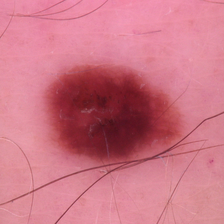
%> input picture 6.jpg, 224 x 224 px
$ octave segmentationCode.m   (GNU Octave 9; MATLAB toolbox functions it lacks are replaced by stand-ins)
%> lines starting %> are read from the running program, lines starting %| are printed output that depends on the picture; in (x1, y1, x2, y2) boxes, pixels count from 0 and x2, y2 are one past the last pixel; in counts of white or black regions, pixels touching at a corner belong together; the program's own positions count from 1
%------------------------------------------------------------------------------------------------
% Demo to illustrate simple blob detection, measurement, and filtering.
% Requires the Image Processing Toolbox (IPT) because it demonstates some functions
% supplied by that toolbox, plus it uses the "coins" demo image supplied with that toolbox.
% If you have the IPT (you can check by typing ver on the command line), you should be able to
% run this demo code simply by copying and pasting this code into a new editor window,
% and then clicking the green "run" triangle on the toolbar.
% Running time = 7.5 seconds the first run and 2.5 seconds on subsequent runs.
% A similar Mathworks demo:
% http://www.mathworks.com/products/image/demos.html?file=/products/demos/shipping/images/ipexprops.html
% Code written and posted by ImageAnalyst, July 2009.  Updated April 2015 for MATLAB release R2015a
%------------------------------------------------------------------------------------------------
% function BlobsDemo()
% echo on;
% Startup code.
tic; % Start timer.
clc; % Clear command window.
clearvars; % Get rid of variables from prior run of this m-file.
fprintf('Running BlobsDemo.m...\n'); % Message sent to command window.
workspace; % Make sure the workspace panel with all the variables is showing.
imtool close all;  % Close all imtool figures.
format long g;
format compact;
captionFontSize = 14;
% Check that user has the Image Processing Toolbox installed.
hasIPT = license('test', 'image_toolbox');
if ~hasIPT
	% User does not have the toolbox installed.
	message = sprintf('Sorry, but you do not seem to have the Image Processing Toolbox.\nDo you want to try to continue anyway?');
	reply = questdlg(message, 'Toolbox missing', 'Yes', 'No', 'Yes');
%> the answer given: Yes
	if strcmpi(reply, 'No')
		% User said No, so exit.
		return;
	end
end
% Read in a standard MATLAB demo image of coins (US nickles and dimes, which are 5 cent and 10 cent coins)
baseFileName = '6.jpg';
folder = fileparts(which(baseFileName)); % Determine where demo folder is (works with all versions).
fullFileName = fullfile(folder, baseFileName);
if ~exist(fullFileName, 'file')
	% It doesn't exist in the current folder.
	% Look on the search path.
	if ~exist(baseFileName, 'file')
		% It doesn't exist on the search path either.
		% Alert user that we can't find the image.
		warningMessage = sprintf('Error: the input image file\n%s\nwas not found.\nClick OK to exit the demo.', fullFileName);
		uiwait(warndlg(warningMessage));
		fprintf(1, 'Finished running BlobsDemo.m.\n');
		return;
	end
	% Found it on the search path.  Construct the file name.
	fullFileName = baseFileName; % Note: don't prepend the folder.
end
% If we get here, we should have found the image file.
originalImage = imread(fullFileName);
%> originalImage is the input picture: size 224x224x3 uint8; mean R, G, B 205.1, 117.9, 133.7
% Check to make sure that it is grayscale, just in case the user substituted their own image.
[rows, columns, numberOfColorChannels] = size(originalImage);
%> rows = 224; columns = 224; numberOfColorChannels = 3
if numberOfColorChannels > 1
	promptMessage = sprintf('Your image file has %d color channels.\nThis demo was designed for grayscale images.\nDo you want me to convert it to grayscale for you so you can continue?', numberOfColorChannels);
	button = questdlg(promptMessage, 'Continue', 'Convert and Continue', 'Cancel', 'Convert and Continue');
%> the answer given: Convert and Continue
%> button = 'Convert and Continue'
	if strcmp(button, 'Cancel')
		fprintf(1, 'Finished running BlobsDemo.m.\n');
		return;
	end
	% Do the conversion using standard book formula
	originalImage = rgb2gray(originalImage);
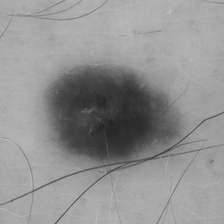
%> originalImage: size 224x224 uint8; min 34, max 192, mean 145.8
end
% Display the grayscale image.
subplot(3, 3, 1);
imshow(originalImage);
% Maximize the figure window.
set(gcf, 'units','normalized','outerposition',[0 0 1 1]);
% Force it to display RIGHT NOW (otherwise it might not display until it's all done, unless you've stopped at a breakpoint.)
drawnow;
caption = sprintf('Original "coins" image showing\n6 nickels (the larger coins) and 4 dimes (the smaller coins).');
title(caption, 'FontSize', captionFontSize);
axis image; % Make sure image is not artificially stretched because of screen's aspect ratio.
% Just for fun, let's get its histogram and display it.
[pixelCount, grayLevels] = imhist(originalImage);
%> pixelCount = 256 values, max 2509 at index 171, min 0 at index 1, mean 196; grayLevels = 256 values from 0 to 255
subplot(3, 3, 2);
bar(pixelCount);
title('Histogram of original image', 'FontSize', captionFontSize);
xlim([0 grayLevels(end)]); % Scale x axis manually.
grid on;
% Threshold the image to get a binary image (only 0's and 1's) of class "logical."
% Method #1: using im2bw()
%   normalizedThresholdValue = 0.4; % In range 0 to 1.
%   thresholdValue = normalizedThresholdValue * max(max(originalImage)); % Gray Levels.
%   binaryImage = im2bw(originalImage, normalizedThresholdValue);       % One way to threshold to binary
% Method #2: using a logical operation.
thresholdValue = 100;
binaryImage = originalImage > thresholdValue; % Bright objects will be chosen if you use >.
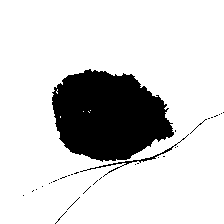
%> binaryImage: size 224x224 logical; 83% white; 33 black regions (31 under 20 px), largest, box (x1, y1, x2, y2) and area: (52, 69, 174, 162) 8181, (80, 134, 189, 177) 216
% ========== IMPORTANT OPTION ============================================================
% Use < if you want to find dark objects instead of bright objects.
%   binaryImage = originalImage < thresholdValue; % Dark objects will be chosen if you use <.
% Do a "hole fill" to get rid of any background pixels or "holes" inside the blobs.
binaryImage = imfill(binaryImage, 'holes');
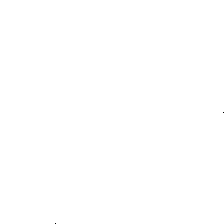
%> binaryImage: size 224x224 logical; 100% white; black in thin lines or dots, all inside (x1, y1, x2, y2) = (55, 112, 224, 224)
% Show the threshold as a vertical red bar on the histogram.
hold on;
maxYValue = ylim;
line([thresholdValue, thresholdValue], maxYValue, 'Color', 'r');
% Place a text label on the bar chart showing the threshold.
annotationText = sprintf('Thresholded at %d gray levels', thresholdValue);
% For text(), the x and y need to be of the data class "double" so let's cast both to double.
text(double(thresholdValue + 5), double(0.5 * maxYValue(2)), annotationText, 'FontSize', 10, 'Color', [0 .5 0]);
text(double(thresholdValue - 70), double(0.94 * maxYValue(2)), 'Background', 'FontSize', 10, 'Color', [0 0 .5]);
text(double(thresholdValue + 50), double(0.94 * maxYValue(2)), 'Foreground', 'FontSize', 10, 'Color', [0 0 .5]);
% Display the binary image.
subplot(3, 3, 3);
imshow(binaryImage);
title('Binary Image, obtained by thresholding', 'FontSize', captionFontSize);
% Identify individual blobs by seeing which pixels are connected to each other.
% Each group of connected pixels will be given a label, a number, to identify it and distinguish it from the other blobs.
% Do connected components labeling with either bwlabel() or bwconncomp().
labeledImage = bwlabel(binaryImage, 8);     % Label each blob so we can make measurements of it
% labeledImage is an integer-valued image where all pixels in the blobs have values of 1, or 2, or 3, or ... etc.
subplot(3, 3, 4);
imshow(labeledImage, []);  % Show the gray scale image.
title('Labeled Image, from bwlabel()', 'FontSize', captionFontSize);
% Let's assign each blob a different color to visually show the user the distinct blobs.
coloredLabels = label2rgb (labeledImage, 'hsv', 'k', 'shuffle'); % pseudo random color labels
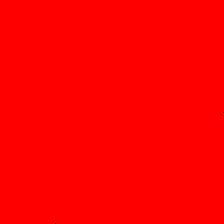
%> coloredLabels: size 224x224x3 uint8; mean R, G, B 255, 0, 0
% coloredLabels is an RGB image.  We could have applied a colormap instead (but only with R2014b and later)
subplot(3, 3, 5);
imshow(coloredLabels);
axis image; % Make sure image is not artificially stretched because of screen's aspect ratio.
caption = sprintf('Pseudo colored labels, from label2rgb().\nBlobs are numbered from top to bottom, then from left to right.');
title(caption, 'FontSize', captionFontSize);
% Get all the blob properties.  Can only pass in originalImage in version R2008a and later.
blobMeasurements = regionprops(labeledImage, originalImage, 'all');
%> blobMeasurements = 1 region; box (x1, y1, x2, y2), Area, Centroid, MajorAxisLength, MinorAxisLength and Eccentricity: (0, 0, 224, 224) 50174 [112.5 112.5] 258.7 258.6 0.00784
numberOfBlobs = size(blobMeasurements, 1);
%> numberOfBlobs = 1
% bwboundaries() returns a cell array, where each cell contains the row/column coordinates for an object in the image.
% Plot the borders of all the coins on the original grayscale image using the coordinates returned by bwboundaries.
subplot(3, 3, 6);
imshow(originalImage);
title('Outlines, from bwboundaries()', 'FontSize', captionFontSize);
axis image; % Make sure image is not artificially stretched because of screen's aspect ratio.
hold on;
boundaries = bwboundaries(binaryImage);
%> boundaries = 1 boundary; box (x1, y1, x2, y2) and points: (0, 0, 224, 224) 893
numberOfBoundaries = size(boundaries, 1);
%> numberOfBoundaries = 1
for k = 1 : numberOfBoundaries
	thisBoundary = boundaries{k};
	plot(thisBoundary(:,2), thisBoundary(:,1), 'g', 'LineWidth', 2);
end
%> this loop made 1 pass
hold off;
textFontSize = 14;	% Used to control size of "blob number" labels put atop the image.
labelShiftX = -7;	% Used to align the labels in the centers of the coins.
blobECD = zeros(1, numberOfBlobs);
% Print header line in the command window.
fprintf(1,'Blob #      Mean Intensity  Area   Perimeter    Centroid       Diameter\n');
% Loop over all blobs printing their measurements to the command window.
for k = 1 : numberOfBlobs           % Loop through all blobs.
	% Find the mean of each blob.  (R2008a has a better way where you can pass the original image
	% directly into regionprops.  The way below works for all versions including earlier versions.)
	thisBlobsPixels = blobMeasurements(k).PixelIdxList;  % Get list of pixels in current blob.
	meanGL = mean(originalImage(thisBlobsPixels)); % Find mean intensity (in original image!)
	meanGL2008a = blobMeasurements(k).MeanIntensity; % Mean again, but only for version >= R2008a

	blobArea = blobMeasurements(k).Area;		% Get area.
	blobPerimeter = blobMeasurements(k).Perimeter;		% Get perimeter.
	blobCentroid = blobMeasurements(k).Centroid;		% Get centroid one at a time
	blobECD(k) = sqrt(4 * blobArea / pi);					% Compute ECD - Equivalent Circular Diameter.
	fprintf(1,'#%2d %17.1f %11.1f %8.1f %8.1f %8.1f % 8.1f\n', k, meanGL, blobArea, blobPerimeter, blobCentroid, blobECD(k));
	% Put the "blob number" labels on the "boundaries" grayscale image.
	text(blobCentroid(1) + labelShiftX, blobCentroid(2), num2str(k), 'FontSize', textFontSize, 'FontWeight', 'Bold');
end
%> this loop made 1 pass
%> (meanGL, meanGL2008a, blobArea, blobPerimeter, blobCentroid) on pass 1: (145.8, 145.8, 50174, 875.1, [112.5 112.5])
%| # 1             145.8     50174.0    875.1    112.5    112.5    252.8
% Now, I'll show you another way to get centroids.
% We can get the centroids of ALL the blobs into 2 arrays,
% one for the centroid x values and one for the centroid y values.
allBlobCentroids = [blobMeasurements.Centroid];
%> allBlobCentroids = [112.5 112.5]
centroidsX = allBlobCentroids(1:2:end-1);
%> centroidsX = 112.5
centroidsY = allBlobCentroids(2:2:end);
%> centroidsY = 112.5
% Put the labels on the rgb labeled image also.
subplot(3, 3, 5);
for k = 1 : numberOfBlobs           % Loop through all blobs.
	text(centroidsX(k) + labelShiftX, centroidsY(k), num2str(k), 'FontSize', textFontSize, 'FontWeight', 'Bold');
end
% Now I'll demonstrate how to select certain blobs based using the ismember() function.
% Let's say that we wanted to find only those blobs
% with an intensity between 150 and 220 and an area less than 2000 pixels.
% This would give us the three brightest dimes (the smaller coin type).
allBlobIntensities = [blobMeasurements.MeanIntensity];
%> allBlobIntensities = 145.8
allBlobAreas = [blobMeasurements.Area];
%> allBlobAreas = 50174
% Get a list of the blobs that meet our criteria and we need to keep.
% These will be logical indices - lists of true or false depending on whether the feature meets the criteria or not.
% for example [1, 0, 0, 1, 1, 0, 1, .....].  Elements 1, 4, 5, 7, ... are true, others are false.
allowableIntensityIndexes = (allBlobIntensities > 150) & (allBlobIntensities < 220);
%> allowableIntensityIndexes = false
allowableAreaIndexes = allBlobAreas < 2000; % Take the small objects.
%> allowableAreaIndexes = false
% Now let's get actual indexes, rather than logical indexes, of the  features that meet the criteria.
% for example [1, 4, 5, 7, .....] to continue using the example from above.
keeperIndexes = find(allowableIntensityIndexes & allowableAreaIndexes);
%> keeperIndexes = []
% Extract only those blobs that meet our criteria, and
% eliminate those blobs that don't meet our criteria.
% Note how we use ismember() to do this.  Result will be an image - the same as labeledImage but with only the blobs listed in keeperIndexes in it.
keeperBlobsImage = ismember(labeledImage, keeperIndexes);
%> keeperBlobsImage: size 224x224 logical; every value is 0
% Re-label with only the keeper blobs kept.
labeledDimeImage = bwlabel(keeperBlobsImage, 8);     % Label each blob so we can make measurements of it
%> labeledDimeImage: size 224x224 double; every value is 0
% Now we're done.  We have a labeled image of blobs that meet our specified criteria.
subplot(3, 3, 7);
imshow(labeledDimeImage, []);
axis image;
title('"Keeper" blobs (3 brightest dimes in a re-labeled image)', 'FontSize', captionFontSize);
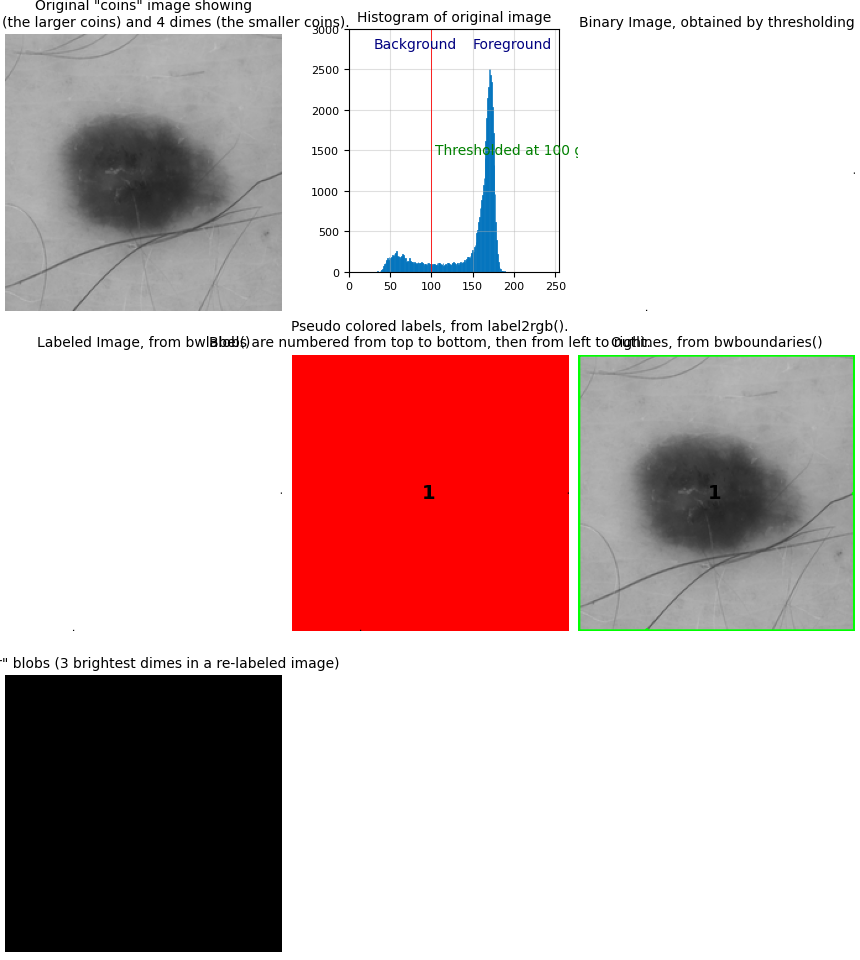
%> figure redrawn from the program's plot data, 7 panels
% Plot the centroids in the original image in the upper left.
% Dimes will have a red cross, nickels will have a blue X.
message = sprintf('Now I will plot the centroids over the original image in the upper left.\nPlease look at the upper left image.');
reply = questdlg(message, 'Plot Centroids?', 'OK', 'Cancel', 'Cancel');
%> the answer given: Cancel
% Note: reply will = '' for Upper right X, 'OK' for OK, and 'Cancel' for Cancel.
if strcmpi(reply, 'Cancel')
	return;
end
subplot(3, 3, 1);
hold on; % Don't blow away image.
for k = 1 : numberOfBlobs           % Loop through all keeper blobs.
	% Identify if blob #k is a dime or nickel.
	itsADime = allBlobAreas(k) < 2200; % Dimes are small.
	if itsADime
		% Plot dimes with a red +.
		plot(centroidsX(k), centroidsY(k), 'r+', 'MarkerSize', 10, 'LineWidth', 2);
	else
		% Plot dimes with a blue x.
		plot(centroidsX(k), centroidsY(k), 'bx', 'MarkerSize', 10, 'LineWidth', 2);
	end
end
% Now use the keeper blobs as a mask on the original image.
% This will let us display the original image in the regions of the keeper blobs.
maskedImageDime = originalImage; % Simply a copy at first.
maskedImageDime(~keeperBlobsImage) = 0;  % Set all non-keeper pixels to zero.
subplot(3, 3, 8);
imshow(maskedImageDime);
axis image;
title('Only the 3 brightest dimes from the original image', 'FontSize', captionFontSize);
% Now let's get the nickels (the larger coin type).
keeperIndexes = find(allBlobAreas > 2000);  % Take the larger objects.
% Note how we use ismember to select the blobs that meet our criteria.
nickelBinaryImage = ismember(labeledImage, keeperIndexes);
% Let's get the nickels from the original grayscale image, with the other non-nickel pixels blackened.
% In other words, we will create a "masked" image.
maskedImageNickel = originalImage; % Simply a copy at first.
maskedImageNickel(~nickelBinaryImage) = 0;  % Set all non-nickel pixels to zero.
subplot(3, 3, 9);
imshow(maskedImageNickel, []);
axis image;
title('Only the nickels from the original image', 'FontSize', captionFontSize);
elapsedTime = toc;
% Alert user that the demo is done and give them the option to save an image.
message = sprintf('Done making measurements of the features.\n\nElapsed time = %.2f seconds.', elapsedTime);
message = sprintf('%s\n\nCheck out the figure window for the images.\nCheck out the command window for the numerical results.', message);
message = sprintf('%s\n\nDo you want to save the pseudo-colored image?', message);
reply = questdlg(message, 'Save image?', 'Yes', 'No', 'No');
% Note: reply will = '' for Upper right X, 'Yes' for Yes, and 'No' for No.
if strcmpi(reply, 'Yes')
	% Ask user for a filename.
	FilterSpec = {'*.PNG', 'PNG Images (*.png)'; '*.tif', 'TIFF images (*.tif)'; '*.*', 'All Files (*.*)'};
	DialogTitle = 'Save image file name';
	% Get the default filename.  Make sure it's in the folder where this m-file lives.
	% (If they run this file but the cd is another folder then pwd will show that folder, not this one.
	thisFile = mfilename('fullpath');
	[thisFolder, baseFileName, ext] = fileparts(thisFile);
	DefaultName = sprintf('%s/%s.tif', thisFolder, baseFileName);
	[fileName, specifiedFolder] = uiputfile(FilterSpec, DialogTitle, DefaultName);
	if fileName ~= 0
		% Parse what they actually specified.
		[folder, baseFileName, ext] = fileparts(fileName);
		% Create the full filename, making sure it has a tif filename.
		fullImageFileName = fullfile(specifiedFolder, [baseFileName '.tif']);
		% Save the labeled image as a tif image.
		imwrite(uint8(coloredLabels), fullImageFileName);
		% Just for fun, read image back into the imtool utility to demonstrate that tool.
		tifimage = imread(fullImageFileName);
		imtool(tifimage, []);
	end
end
message = sprintf('Would you like to crop out each coin to individual images?');
reply = questdlg(message, 'Extract Individual Images?', 'Yes', 'No', 'Yes');
% Note: reply will = '' for Upper right X, 'Yes' for Yes, and 'No' for No.
if strcmpi(reply, 'Yes')
	figure;	% Create a new figure window.
	% Maximize the figure window.
	set(gcf, 'Units','Normalized','OuterPosition',[0 0 1 1]);
	for k = 1 : numberOfBlobs           % Loop through all blobs.
		% Find the bounding box of each blob.
		thisBlobsBoundingBox = blobMeasurements(k).BoundingBox;  % Get list of pixels in current blob.
		% Extract out this coin into it's own image.
		subImage = imcrop(originalImage, thisBlobsBoundingBox);
		% Determine if it's a dime (small) or a nickel (large coin).
		if blobMeasurements(k).Area > 2200
			coinType = 'nickel';
		else
			coinType = 'dime';
		end
		% Display the image with informative caption.
		subplot(3, 4, k);
		imshow(subImage);
		caption = sprintf('Coin #%d is a %s.\nDiameter = %.1f pixels\nArea = %d pixels', ...
			k, coinType, blobECD(k), blobMeasurements(k).Area);
		title(caption, 'FontSize', textFontSize);
	end
	% Display the MATLAB "peaks" logo.
	logoFig = subplot(3, 4, 11:12);
	caption = sprintf('A MATLAB Tutorial by ImageAnalyst');
	text(0.5,1.15, caption, 'Color','r', 'FontSize', 18, 'FontWeight','b', 'HorizontalAlignment', 'Center') ;
	positionOfLowerRightPlot = get(logoFig, 'position');
	L = 40*membrane(1,25);
	logoax = axes('CameraPosition', [-193.4013 -265.1546  220.4819],...
		'CameraTarget',[26 26 10], ...
		'CameraUpVector',[0 0 1], ...
		'CameraViewAngle',9.5, ...
		'DataAspectRatio', [1 1 .9],...
		'Position', positionOfLowerRightPlot, ...
		'Visible','off', ...
		'XLim',[1 51], ...
		'YLim',[1 51], ...
		'ZLim',[-13 40], ...
		'parent',gcf);
	s = surface(L, ...
		'EdgeColor','none', ...
		'FaceColor',[0.9 0.2 0.2], ...
		'FaceLighting','phong', ...
		'AmbientStrength',0.3, ...
		'DiffuseStrength',0.6, ...
		'Clipping','off',...
		'BackFaceLighting','lit', ...
		'SpecularStrength',1, ...
		'SpecularColorReflectance',1, ...
		'SpecularExponent',7, ...
		'Tag','TheMathWorksLogo', ...
		'parent',logoax);
	l1 = light('Position',[40 100 20], ...
		'Style','local', ...
		'Color',[0 0.8 0.8], ...
		'parent',logoax);
	l2 = light('Position',[.5 -1 .4], ...
		'Color',[0.8 0.8 0], ...
		'parent',logoax);
end
